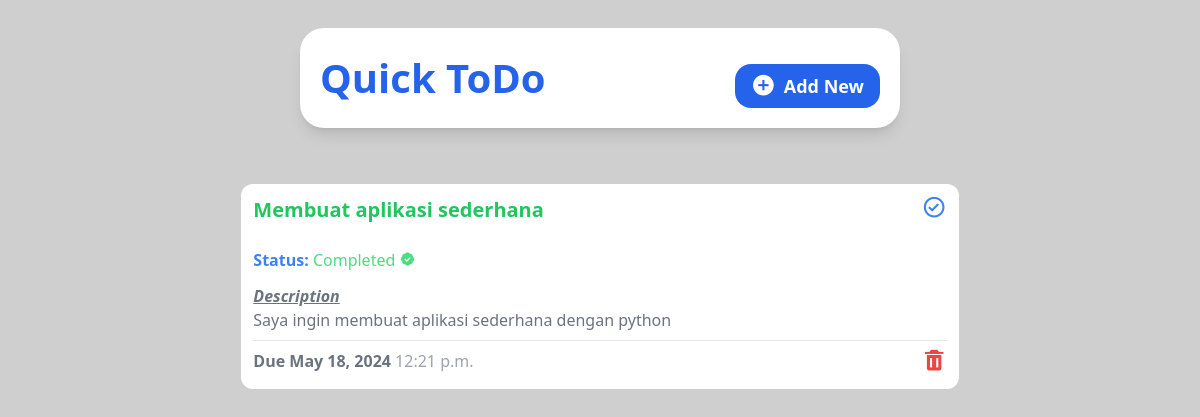
The app's page /detail/2, older data.
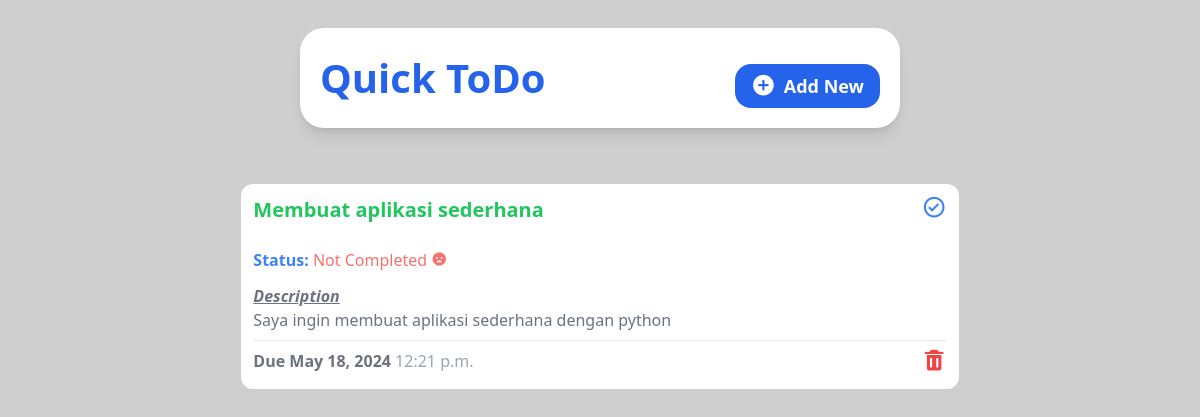
The same page, newer data.
### todolist/views.py (the view)
# urls.py: path('detail/<str:todo_id>', views.task_detail, name = 'task_detail'),
def task_detail (req, todo_id):
    todo = Todo.objects.get(id = todo_id)
    return render(req, 'task_detail.html',{
        "todo": todo,
    })

### todolist/templates/task_detail.html
{% include "base.html" %}
<section
  class="flex flex-1 flex-wrap justify-center gap-3 bg-[#fff0] w-10/12 md:w-11/12 h-full mb-3 rounded-2xl p-3 overflow-y-auto scrollbar-hide"
>
  <div class="w-full md:w-4/6 flex flex-col bg-white h-fit rounded-xl p-3">
    <div class="flex flex-row justify-between">
      <div>
        <h1 class="text-green-500 font-semibold text-xl">
          {{ todo.title }}
        </h1>
        <br />
        <h2 class="text-blue-500 font-bold">
          Status:
          {% if todo.completed %}
          <span class="font-medium text-green-400"
            >Completed <i class="bx bxs-badge-check"></i
          ></span>
          {% else %}
          <span class="font-medium text-red-400"
            >Not Completed <i class="bx bxs-sad"></i
          ></span>
          {% endif %}
        </h2>
        <h2 class="text-gray-500 font-bold italic underline mt-3">
          Description
        </h2>
        <p class="text-gray-500 text-md">
          {{ todo.desc }}
        </p>
      </div>
      <a href="{% url 'toggle_complete' todo.id %}">
        <i class="bx bx-check-circle bx-sm text-blue-500"></i>
      </a>
    </div>
    <hr class="border-t border-gray-200 my-2" />
    <div class="flex flex-row justify-between">
      <h2 class="text-gray-500 font-bold">
        Due {{ todo.due_date }} <span class="font-medium text-gray-400">{{ todo.due_time }}</span>
      </h2>
      <a href="{% url 'delete' todo.id %}">
        <i class="bx bxs-trash bx-sm text-red-500"></i>
      </a>
    </div>
  </div>
</section>

Row changes from the older to the newer data that the page shows:
changed Todo "Membuat aplikasi sederhana": completed True → False (drawn)
Text that changed along with them:
text no longer shown: "Completed"
text now shown: "Not Completed"
